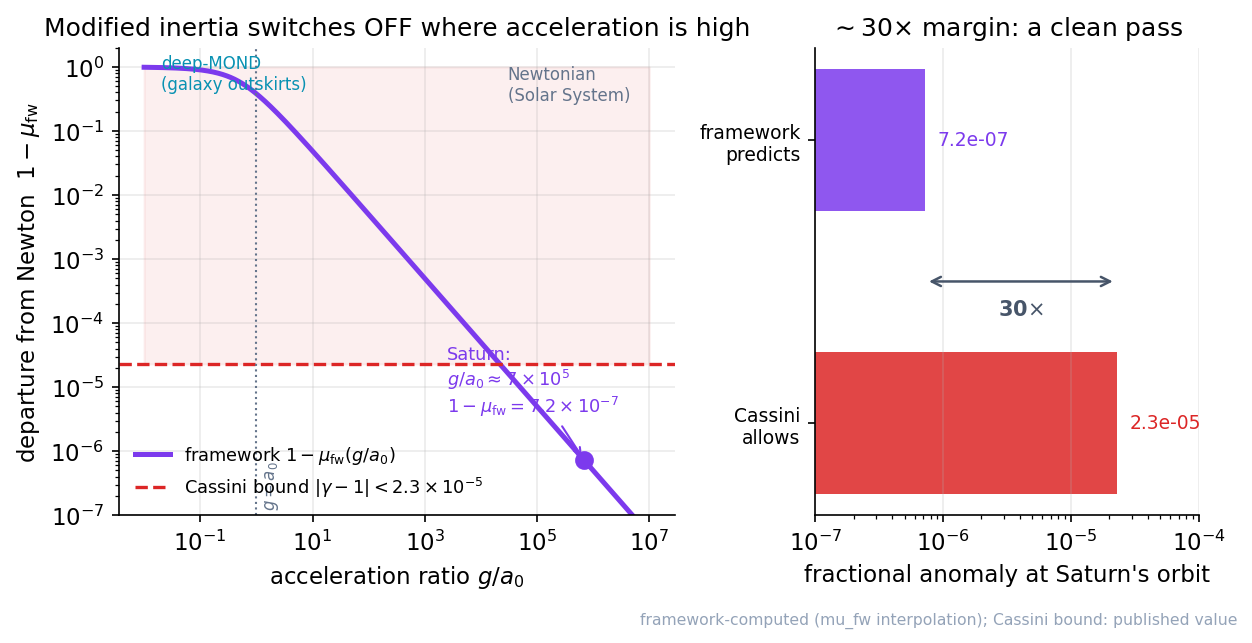

The Python source for this figure:
import numpy as np, matplotlib
matplotlib.use("Agg")
import matplotlib.pyplot as plt
plt.rcParams.update({"figure.dpi":150,"savefig.dpi":150,"font.size":11,
    "axes.grid":True,"grid.alpha":0.25,"axes.spines.top":False,"axes.spines.right":False,
    "axes.titlesize":12,"figure.facecolor":"white","axes.facecolor":"white"})
C_FW="#7c3aed"; C_NEWTON="#64748b"; C_MOND="#0891b2"; C_DATA="#dc2626"  # framework / Newton / MOND / data-or-obs

a0 = 9.36e-11  # m/s^2

# framework interpolation mu_fw(x) = (sqrt(1+4x^2)-1)/(2x), x=g/a0 ; departure from Newton = 1 - mu_fw
def one_minus_mu(x):
    return 1.0 - (np.sqrt(1.0+4.0*x**2) - 1.0)/(2.0*x)

x = np.logspace(-2, 7, 800)          # g/a0 from deep-MOND to deep-Newton
dep = one_minus_mu(x)                # framework's fractional anomaly 1 - mu_fw

# Saturn point
g_sat = 6.5e-5                       # m/s^2, Sun's pull at Saturn
x_sat = g_sat/a0                     # ~7e5
dep_sat = one_minus_mu(x_sat)        # 7.2e-7
cassini = 2.3e-5                     # |gamma-1| bound

fig, (axL, axR) = plt.subplots(1, 2, figsize=(8.4, 4.3),
                               gridspec_kw={"width_ratios":[1.45, 1.0]})

# ---------- LEFT: the effect switches itself off as acceleration rises ----------
axL.loglog(x, dep, color=C_FW, lw=2.4,
           label=r"framework $1-\mu_{\rm fw}(g/a_0)$")
axL.axhline(cassini, color=C_DATA, lw=1.6, ls="--",
            label=r"Cassini bound $|\gamma-1|<2.3\times10^{-5}$")
axL.fill_between(x, cassini, 1e0, color=C_DATA, alpha=0.07)
# Saturn marker
axL.plot(x_sat, dep_sat, "o", color=C_FW, ms=8, zorder=6)
axL.annotate(f"Saturn:\n$g/a_0\\approx7\\times10^5$\n$1-\\mu_{{\\rm fw}}=7.2\\times10^{{-7}}$",
             xy=(x_sat, dep_sat), xytext=(2.5e3, 4e-6), fontsize=8.5, color=C_FW,
             arrowprops=dict(arrowstyle="->", color=C_FW, lw=1.0))
axL.axvline(1.0, color=C_NEWTON, lw=1.0, ls=":")
axL.text(1.3, 1.2e-7, "$g=a_0$", fontsize=8, color=C_NEWTON, rotation=90, va="bottom")
axL.text(2e-2, 0.45, "deep-MOND\n(galaxy outskirts)", fontsize=8, color=C_MOND)
axL.text(3e4, 0.30, "Newtonian\n(Solar System)", fontsize=8, color=C_NEWTON, ha="left")
axL.set_xlabel(r"acceleration ratio $g/a_0$")
axL.set_ylabel(r"departure from Newton  $1-\mu_{\rm fw}$")
axL.set_ylim(1e-7, 2.0)
axL.set_title("Modified inertia switches OFF where acceleration is high")
axL.legend(frameon=False, fontsize=8.5, loc="lower left")

# ---------- RIGHT: predicted vs allowed at Saturn ----------
labels = ["framework\npredicts", "Cassini\nallows"]
vals   = [dep_sat, cassini]
cols   = [C_FW, C_DATA]
ypos   = [0, 1]
bars = axR.barh(ypos, vals, color=cols, alpha=0.85, height=0.5)
axR.set_yticks(ypos); axR.set_yticklabels(labels, fontsize=9)
axR.set_xscale("log")
axR.set_xlim(1e-7, 1e-4)
axR.set_xlabel("fractional anomaly at Saturn's orbit")
axR.set_title(r"$\sim$30$\times$ margin: a clean pass")
for yp, v in zip(ypos, vals):
    axR.text(v*1.25, yp, f"{v:.1e}", va="center", ha="left", fontsize=9,
             color=cols[yp])
axR.annotate("", xy=(cassini, 0.5), xytext=(dep_sat, 0.5),
             arrowprops=dict(arrowstyle="<->", color="#475569", lw=1.2))
axR.text(np.sqrt(dep_sat*cassini), 0.62, "30$\\times$", ha="center", fontsize=10,
         color="#475569", fontweight="bold")
axR.invert_yaxis()
axR.grid(axis="y", alpha=0)

fig.text(0.99, 0.01, "framework-computed (mu_fw interpolation); Cassini bound: published value",
         ha="right", va="bottom", fontsize=7.5, color="#94a3b8")
fig.tight_layout(rect=[0,0.03,1,1])
fig.savefig("ch26_cassini_discriminant.png", bbox_inches="tight")
print("ok")
